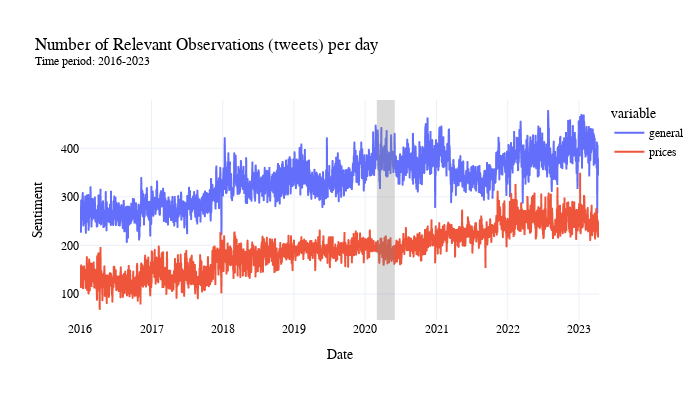
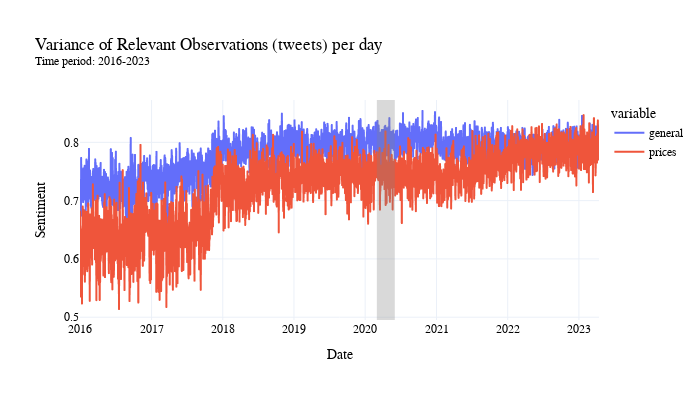

The notebook cell these images were saved under, in order:
### Code cell
#Define the function that will be used to keep plot style consistent 
def plot_clean(df, vars, title_in,ylabel,height_in):
    fig = px.line(df, x=df.index, y=vars, title=title_in, template="plotly_white", width = 700, height = height_in )
    fig.update_layout(
        font_family="Georgia",
        font_color="black",
        yaxis_title = ylabel,
        xaxis_title = "Date"
        
    )
    # ADD NBER bar shading 
    fig.add_vrect(
        x0='2020-03-01 00:00:00',
        x1='2020-06-01 00:00:00',
        fillcolor="grey",
        opacity=0.3,
        line_width=0,
    )
    fig.show()

#Plot sample size 
plot_clean(agg_count, ['general','prices'], 'Number of Relevant Observations (tweets) per day <br><sup>Time period: 2016-2023 </sup> ' , 'Sentiment',400)
plot_clean(agg_std, ['general','prices'], 'Variance of Relevant Observations (tweets) per day <br><sup>Time period: 2016-2023 </sup> ' , 'Sentiment',400)

### Figure 1 — Plotly figure (JSON) as saved in the notebook; plotly's stock layout.template omitted (floating-point values rounded to 4 significant figures; data arrays with more than 128 entries replaced by an {"elided": "..."} marker saying what was removed)
{"data": [{"hovertemplate": "variable=general<br>date=%{x}<br>value=%{y}<extra></extra>", "legendgroup": "general", "line": {"color": "#636efa", "dash": "solid"}, "marker": {"symbol": "circle"}, "mode": "lines", "name": "general", "showlegend": true, "type": "scattergl", "x": {"elided": "2662 str values"}, "xaxis": "x", "y": {"elided": "2662 int values"}, "yaxis": "y"}, {"hovertemplate": "variable=prices<br>date=%{x}<br>value=%{y}<extra></extra>", "legendgroup": "prices", "line": {"color": "#EF553B", "dash": "solid"}, "marker": {"symbol": "circle"}, "mode": "lines", "name": "prices", "showlegend": true, "type": "scattergl", "x": {"elided": "2662 str values"}, "xaxis": "x", "y": {"elided": "2662 int values"}, "yaxis": "y"}], "layout": {"font": {"color": "black", "family": "Georgia"}, "height": 400, "legend": {"title": {"text": "variable"}, "tracegroupgap": 0}, "shapes": [{"fillcolor": "grey", "line": {"width": 0}, "opacity": 0.3, "type": "rect", "x0": "2020-03-01 00:00:00", "x1": "2020-06-01 00:00:00", "xref": "x", "y0": 0, "y1": 1, "yref": "y domain"}], "title": {"text": "Number of Relevant Observations (tweets) per day <br><sup>Time period: 2016-2023 </sup> "}, "width": 700, "xaxis": {"anchor": "y", "domain": [0, 1], "title": {"text": "Date"}}, "yaxis": {"anchor": "x", "domain": [0, 1], "title": {"text": "Sentiment"}}}}

### Figure 2 — Plotly figure (JSON) as saved in the notebook; plotly's stock layout.template omitted (floating-point values rounded to 4 significant figures; data arrays with more than 128 entries replaced by an {"elided": "..."} marker saying what was removed)
{"data": [{"hovertemplate": "variable=general<br>date=%{x}<br>value=%{y}<extra></extra>", "legendgroup": "general", "line": {"color": "#636efa", "dash": "solid"}, "marker": {"symbol": "circle"}, "mode": "lines", "name": "general", "showlegend": true, "type": "scattergl", "x": {"elided": "2662 str values"}, "xaxis": "x", "y": {"elided": "2662 float values"}, "yaxis": "y"}, {"hovertemplate": "variable=prices<br>date=%{x}<br>value=%{y}<extra></extra>", "legendgroup": "prices", "line": {"color": "#EF553B", "dash": "solid"}, "marker": {"symbol": "circle"}, "mode": "lines", "name": "prices", "showlegend": true, "type": "scattergl", "x": {"elided": "2662 str values"}, "xaxis": "x", "y": {"elided": "2662 float values"}, "yaxis": "y"}], "layout": {"font": {"color": "black", "family": "Georgia"}, "height": 400, "legend": {"title": {"text": "variable"}, "tracegroupgap": 0}, "shapes": [{"fillcolor": "grey", "line": {"width": 0}, "opacity": 0.3, "type": "rect", "x0": "2020-03-01 00:00:00", "x1": "2020-06-01 00:00:00", "xref": "x", "y0": 0, "y1": 1, "yref": "y domain"}], "title": {"text": "Variance of Relevant Observations (tweets) per day <br><sup>Time period: 2016-2023 </sup> "}, "width": 700, "xaxis": {"anchor": "y", "domain": [0, 1], "title": {"text": "Date"}}, "yaxis": {"anchor": "x", "domain": [0, 1], "title": {"text": "Sentiment"}}}}
